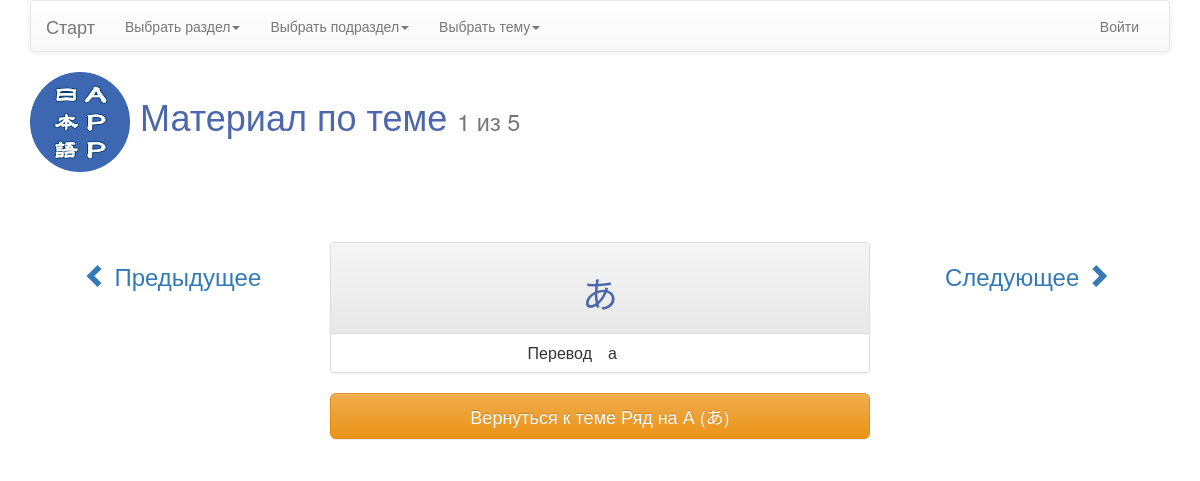
Screenshot of /blog/hiragana-a/lookup/ with the database file from the repository.
### blog/models.py (models this page shows, shortened)
class Word(models.Model):
    kanji = models.CharField('Слово (кандзи)', blank=True, null=True, max_length=30)
    onyomi = models.CharField('Верхнее чтение', blank=True, null=True, max_length=230)
    kunyomi = models.CharField('Нижнее чтение', max_length=230)
    translation = models.TextField('Перевод', blank=True, null=True, max_length=530)

class Theme(models.Model):
    unit = models.ForeignKey(Post, on_delete=models.CASCADE)
    inner_unit = models.ForeignKey(Unit, on_delete=models.CASCADE)
    slug = models.SlugField(unique=True)
    theme_title = models.CharField('Тема', max_length=350)
    extra_title = models.CharField('Расширенное название', blank=True, null=True, max_length=350)
    image = models.ImageField('Изображение', upload_to=upload_location,
                              null=True,
                              blank=True)
    timestamp = models.DateTimeField(auto_now=False, auto_now_add=True)
    updated = models.DateTimeField(auto_now=True, auto_now_add=False)
    objects = AppManager()
    def get_absolute_url(self):
        return reverse("blog:theme", kwargs={"slug": self.slug})
    class Meta:
        ordering = ["timestamp"]

### blog/views.py (the view)
# urls.py: url(r'^(?P<slug>[\w-]+)/lookup/$', "blog.views.lookup", name='lookup'),
def lookup(request, slug=None):
    instance = get_object_or_404(Theme, slug=slug)
    instance1 = Word.objects.all()
    word_list = Word.objects.filter(wordtheme__theme__id=instance.id)
    previous = Unit.objects.filter(type__id=instance.unit_id)
    previous_unique = instance
    main = Post.objects.all()
    theme_list = Theme.objects.filter(inner_unit_id=instance.inner_unit_id)
    paginator = Paginator(word_list, 1)
    page_request_var = "page"
    page = request.GET.get(page_request_var)
    try:
        queryset = paginator.page(page)
    except PageNotAnInteger:
        queryset = paginator.page(1)
    except EmptyPage:
        queryset = paginator.page(paginator.num_pages)
    context = {
        "object_list": queryset,
        "title": instance.theme_title,
        "page_request_var": page_request_var,
        "previous": previous,
        "previous_unique": previous_unique,
        "main": main,
        "theme_list": theme_list,
        "instance1": instance1,
    }
    return render(request, "lookup.html", context)

### blog/models.py (called while the page is built)
    def get_absolute_url(self):
        return reverse("blog:main_unit", kwargs={"slug": self.slug})

    def get_absolute_url(self):
        return reverse("blog:unit", kwargs={"slug": self.slug})

### blog/templates/lookup.html (shortened to what this page needs)
{% extends "base.html" %}
{% load urlify %}
{% load crispy_forms_tags %}
{% block post_detail_link %}
<a href="#" class="dropdown-toggle" data-toggle="dropdown" role="button" aria-haspopup="true" aria-expanded="false">Выбрать раздел<span class="caret"></span></a>
{% endblock %}
{% block unit_detail_link %}
<a href="#" class="dropdown-toggle" data-toggle="dropdown" role="button" aria-haspopup="true" aria-expanded="false">Выбрать подраздел<span class="caret"></span></a>
{% endblock %}
{% block theme_detail_link %}
<a href="#" class="dropdown-toggle" data-toggle="dropdown" role="button" aria-haspopup="true" aria-expanded="false">Выбрать тему<span class="caret"></span></a>
{% endblock %}
{% block content %}
<div align="left">
    <h1><a href='{% url "blog:list" %}'>
        <img src="http://127.0.0.1:8000/media_cdn/images/logo.png"
             border="0" heght="100" width="100"></a>
        Материал по теме {% if object_list %}<small>
            {{ object_list.number }} из {{ object_list.paginator.num_pages }}
        </small>
        {% endif %}</h1>
</div>
{% for object in object_list %}
<div class="column">
    <div class="col-lg-3">
        <h3 align="center">
            <div class="pagination">
                <span class="step-links">
                    {% if not object_list.has_previous %}
                    <a href="?{{ page_request_var }}={{ object_list.paginator.num_pages }}
                    {% if request.GET.query %}&query={{ request.GET.query }}{% endif %}">
                        <span class="glyphicon glyphicon-chevron-left"></span> Предыдущее</a>
                    {% endif %}
                </span>
            </div>
    </div>
</div>
<div class="col-lg-6">
    <h3 align="center">
            <div class="panel panel-default">
                <div class="panel-heading"><h1>{% if object.kanji %}{{ object.kanji }} {% endif %}{% if not object.kanji %} {{ object.kunyomi }} {% endif %}</h1></div>
            <table class="table">
                <tr>
                    <td style="width: 50%;" align="right">Перевод </td>
                    <td>{{ object.translation }}</td>
                </tr>
            </table>
            </h3>
</div>
<div class="col-lg-3">
    <h3 align="center">
        <div class="pagination">
            <span class="step-links">
                {% if object_list.has_next %}
                <a href="?{{ page_request_var }}={{ object_list.next_page_number }}
                {% if request.GET.query %}&query={{ request.GET.query }}{% endif %}">
                    Следующее <span class="glyphicon glyphicon-chevron-right"></span></a>
                {% endif %}
            </span>
        </div>
</div>
{% endfor %}
         <div class='col-lg-6 col-sm-offset-3'>
  <form action="{{ previous_unique.get_absolute_url }}">
        <input type="submit" class="btn btn-warning btn-lg btn-block" value="Вернуться к теме {{ previous_unique.theme_title }}">
            </input></form>
        </div>
{% endblock content %}

### blog/static/css/base.css (style rules this page uses)
h1 { color: #4d67ac; }
.column { vertical-align: middle; }
h3 { color: #4d67ac; }

### rows the page displays
Word: kunyomi "あ", translation "а"
Theme: theme_title "Вернуться к теме Ряд на А (あ)"

### other values shown
{{ object_list.number }} "1"
{{ object_list.paginator.num_pages }} "5"
